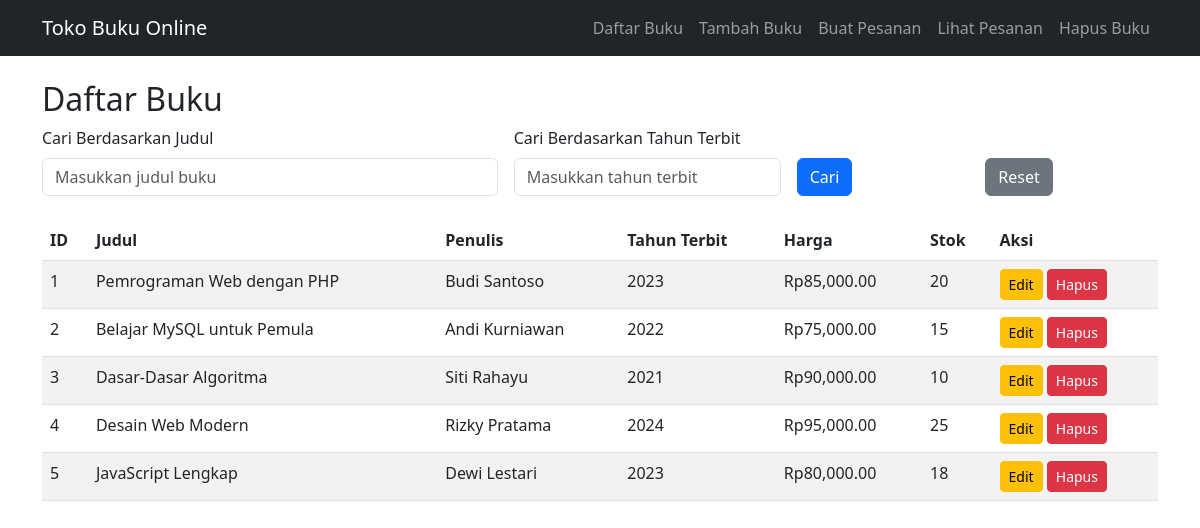
The page / on the database its author committed.
### tables this page shows
CREATE TABLE IF NOT EXISTS Buku (
    ID INT AUTO_INCREMENT PRIMARY KEY,
    Judul VARCHAR(255) NOT NULL,
    Penulis VARCHAR(255) NOT NULL,
    Tahun_Terbit INT NOT NULL,
    Harga DECIMAL(10,2) NOT NULL,
    Stok INT NOT NULL DEFAULT 0
);

### proses_index.php (called while the page is built, shortened)
<?php
include 'koneksi_db.php';
$search_judul = isset($_GET['judul']) ? $_GET['judul'] : '';
$search_tahun = isset($_GET['tahun_terbit']) ? $_GET['tahun_terbit'] : '';
$query = "SELECT * FROM Buku WHERE 1=1";
$result = $conn->query($query);
?>

### index.php (the view, shortened to what this page needs)
<?php include 'proses_index.php'; ?>
<!DOCTYPE html>
<html lang="en">
<head>
    <link href="https://cdn.jsdelivr.net/npm/bootstrap@5.3.0/dist/css/bootstrap.min.css" rel="stylesheet">
</head>
<body>
    <?php include 'nav.php'; ?>
    <div class="container mt-4">
        <h2>Daftar Buku</h2>
        <form method="get" class="row g-3 mb-4">
            <div class="col-md-5">
                <label for="judul" class="form-label">Cari Berdasarkan Judul</label>
                <input type="text" class="form-control" id="judul" name="judul"
                    placeholder="Masukkan judul buku"
                    value="<?php echo htmlspecialchars($search_judul) ?>">
            </div>
            <div class="col-md-3">
                <label for="tahun_terbit" class="form-label">Cari Berdasarkan Tahun Terbit</label>
                <input type="number" class="form-control" id="tahun_terbit"
                    name="tahun_terbit" placeholder="Masukkan tahun terbit"
                    value="<?php echo htmlspecialchars($search_tahun) ?>">
            </div>
            <div class="col-md-2 align-self-end">
                <button type="submit" class="btn btn-primary">Cari</button>
            </div>
            <div class="col-md-2 align-self-end">
                <a href="index.php" class="btn btn-secondary">Reset</a>
            </div>
        </form>
        <table class="table table-striped">
            <thead>
                <tr>
                    <th>ID</th>
                    <th>Judul</th>
                    <th>Penulis</th>
                    <th>Tahun Terbit</th>
                    <th>Harga</th>
                    <th>Stok</th>
                    <th>Aksi</th>
                </tr>
            </thead>
            <tbody>
                <?php while ($row = $result->fetch_assoc()): ?>
                <tr>
                    <td><?php echo $row['ID'] ?></td>
                    <td><?php echo htmlspecialchars($row['Judul']) ?></td>
                    <td><?php echo htmlspecialchars($row['Penulis']) ?></td>
                    <td><?php echo $row['Tahun_Terbit'] ?></td>
                    <td>Rp<?php echo number_format($row['Harga'], 2) ?></td>
                    <td><?php echo $row['Stok'] ?></td>
                    <td>
                        <a href="form_edit.php?id=<?php echo $row['ID'] ?>"
                            class="btn btn-sm btn-warning">Edit</a>
                        <a href="proses_hapus.php?id=<?php echo $row['ID'] ?>"
                            class="btn btn-sm btn-danger"
                            onclick="return confirm('Yakin ingin menghapus?')">Hapus</a>
                    </td>
                </tr>
                <?php endwhile; ?>
            </tbody>
        </table>
    </div>
</body>
</html>

### nav.php (shortened to what this page needs)
<nav class="navbar navbar-expand-lg navbar-dark bg-dark">
    <div class="container">
        <a class="navbar-brand" href="index.php">Toko Buku Online</a>
        <div class="collapse navbar-collapse" id="navbarNav">
            <ul class="navbar-nav ms-auto">
                <li class="nav-item">
                    <a class="nav-link" href="index.php">Daftar Buku</a>
                </li>
                <li class="nav-item">
                    <a class="nav-link" href="tambah_buku.php">Tambah Buku</a>
                </li>
                <li class="nav-item">
                    <a class="nav-link" href="transaksi.php">Buat Pesanan</a>
                </li>
                <li class="nav-item">
                    <a class="nav-link" href="lihat_transaksi.php">Lihat Pesanan</a>
                </li>
                <li class="nav-item">
                    <a class="nav-link" href="hapus.php">Hapus Buku</a>
                </li>
            </ul>
        </div>
    </div>
</nav>

### rows shown on the page
buku: ID "1", Judul "Pemrograman Web dengan PHP", Penulis "Budi Santoso", Tahun_Terbit "2023", Harga "85,000.00", Stok "20"
buku: ID "2", Judul "Belajar MySQL untuk Pemula", Penulis "Andi Kurniawan", Tahun_Terbit "2022", Harga "75,000.00", Stok "15"
buku: ID "3", Judul "Dasar-Dasar Algoritma", Penulis "Siti Rahayu", Tahun_Terbit "2021", Harga "90,000.00", Stok "10"
buku: ID "4", Judul "Desain Web Modern", Penulis "Rizky Pratama", Tahun_Terbit "2024", Harga "95,000.00", Stok "25"
buku: ID "5", Judul "JavaScript Lengkap", Penulis "Dewi Lestari", Tahun_Terbit "2023", Harga "80,000.00", Stok "18"
